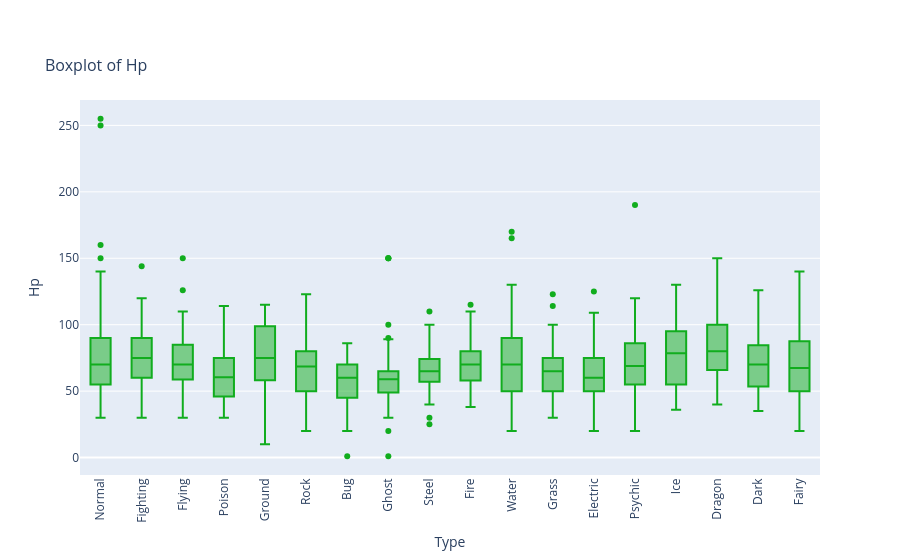
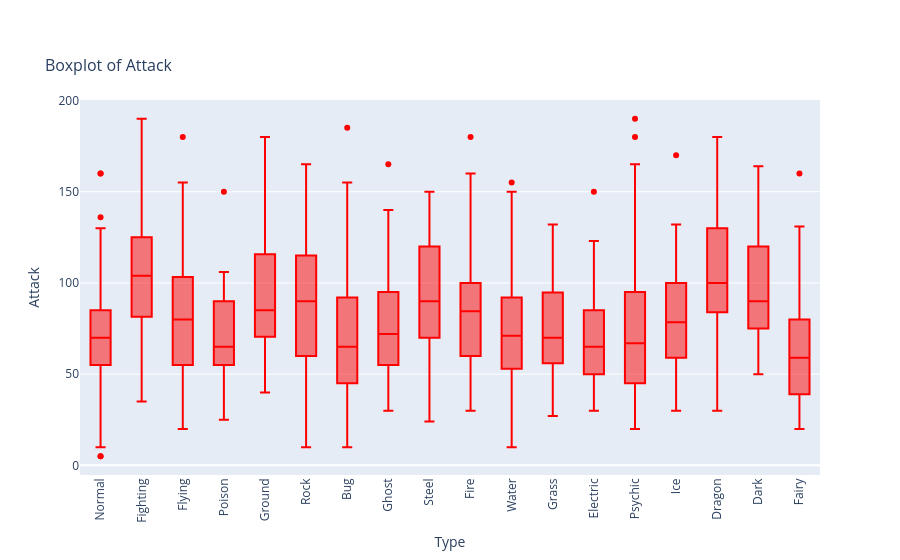

Source (notebook cell) for these figures, in order:
### Code cell
stat_cols = ['Hp', 'Attack', 'Defense', 'SpecialAttack', 'SpecialDefense', 'Speed', 'TotalStats']
for stat in stat_cols:
    stat_boxplot(data, stat)

### Figure 1 — Plotly figure (JSON) as saved in the notebook; plotly's stock layout.template omitted (floating-point values rounded to 4 significant figures; data arrays with more than 128 entries replaced by an {"elided": "..."} marker saying what was removed)
{"data": [{"boxpoints": "outliers", "jitter": 0, "line": {"color": "#11ad1e"}, "marker": {"color": "#11ad1e"}, "name": "Hp", "pointpos": 0, "type": "box", "x": {"elided": "1214 str values"}, "y": {"elided": "1214 float values"}}], "layout": {"showlegend": false, "title": {"font": {"size": 16}, "text": "<br>Boxplot of Hp"}, "xaxis": {"categoryarray": ["Normal", "Fighting", "Flying", "Poison", "Ground", "Rock", "Bug", "Ghost", "Steel", "Fire", "Water", "Grass", "Electric", "Psychic", "Ice", "Dragon", "Dark", "Fairy"], "categoryorder": "array", "tickangle": -90, "title": {"text": "Type"}}, "yaxis": {"title": {"text": "Hp"}}}}

### Figure 2 — Plotly figure (JSON) as saved in the notebook; plotly's stock layout.template omitted (floating-point values rounded to 4 significant figures; data arrays with more than 128 entries replaced by an {"elided": "..."} marker saying what was removed)
{"data": [{"boxpoints": "outliers", "jitter": 0, "line": {"color": "#ff0000"}, "marker": {"color": "#ff0000"}, "name": "Attack", "pointpos": 0, "type": "box", "x": {"elided": "1214 str values"}, "y": {"elided": "1214 float values"}}], "layout": {"showlegend": false, "title": {"font": {"size": 16}, "text": "<br>Boxplot of Attack"}, "xaxis": {"categoryarray": ["Normal", "Fighting", "Flying", "Poison", "Ground", "Rock", "Bug", "Ghost", "Steel", "Fire", "Water", "Grass", "Electric", "Psychic", "Ice", "Dragon", "Dark", "Fairy"], "categoryorder": "array", "tickangle": -90, "title": {"text": "Type"}}, "yaxis": {"title": {"text": "Attack"}}}}
